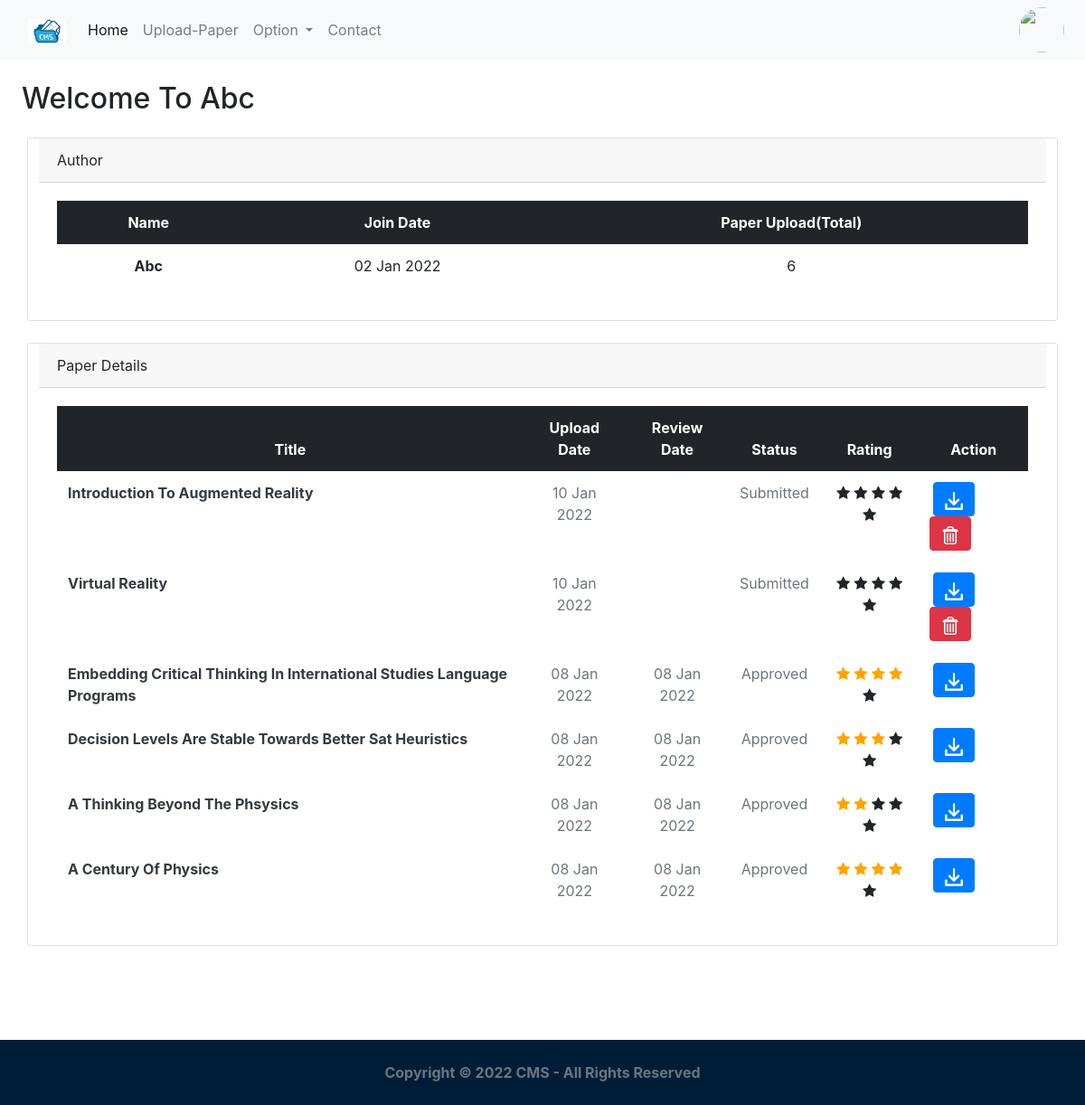
Before: /feed/dashboard (signed in) with the older database file.
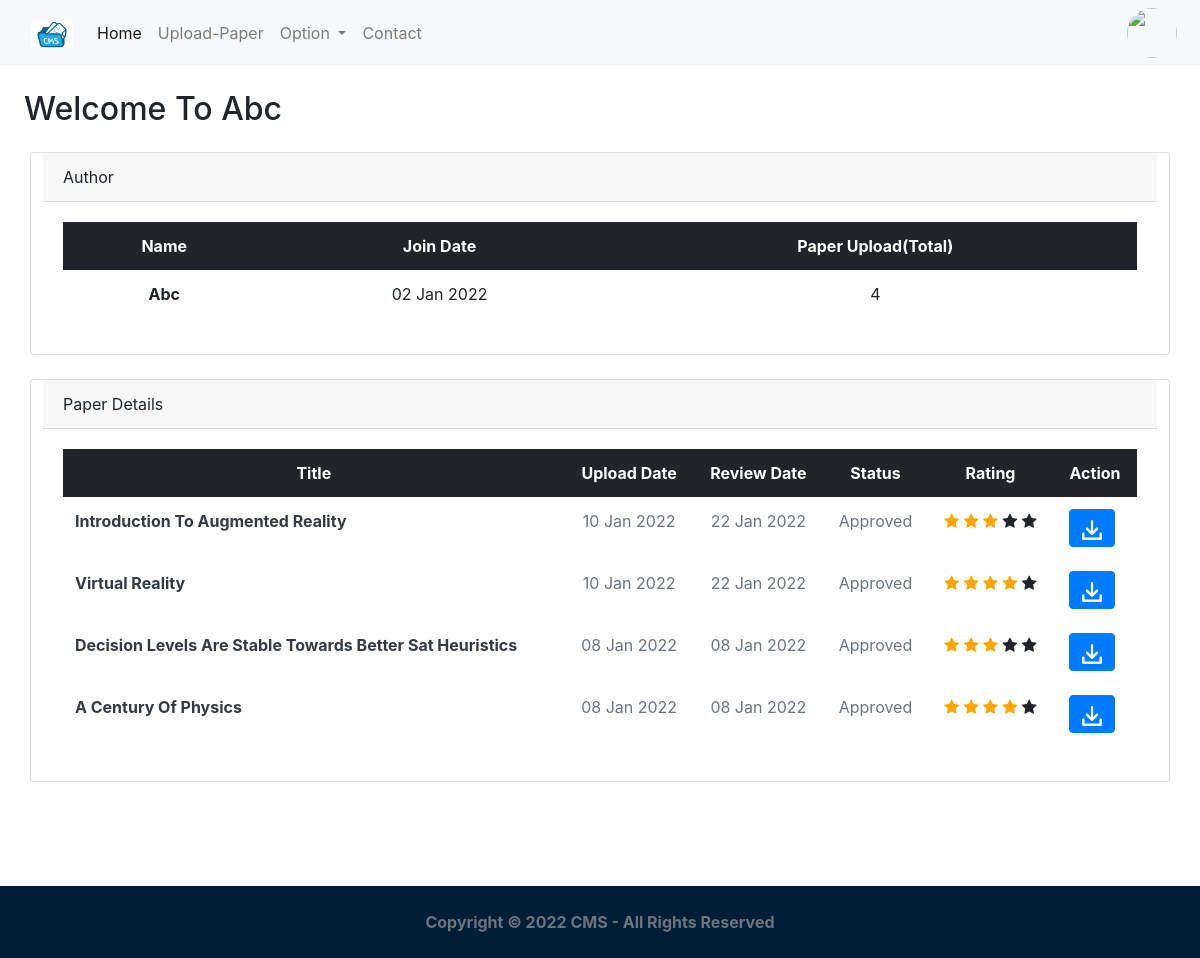
After: the same page with the newer database file.
### core/models.py (models this page shows, shortened)
class Paper(models.Model):
	title = models.CharField(max_length=100)
	description = models.CharField(max_length=200)
	status = models.CharField(max_length=30,default='Submitted')
	file = models.FileField(upload_to='author_files/',validators=(validate_is_pdf,)) # taking files from author
	user = models.ForeignKey(User, on_delete=models.CASCADE)
	remarks = models.CharField(max_length=255,default='No-Remark')
	rating = models.IntegerField(default=0)
	created_on = models.DateTimeField(auto_now_add=True)
	review_date = models.DateTimeField(null=True)
	review_by = models.IntegerField(null=True)
	is_review_submit = models.BooleanField(default=False)
	class Meta:
		ordering = ['-created_on']

### core/views.py (the view)
# urls.py: path('feed/dashboard',login_required(Userhomepage.as_view()),name='home_view'),
class Userhomepage(View):
	template_name='core/feed.html'
	template_name1='core/reviewer.html'
	def get(self,request):
		if Reviewer.objects.filter(user=request.user).exists():
			obj=PaperAssign.objects.filter(review=request.user.reviewer.id)
			pp=obj.exists()
			if pp:
				obj=PaperAssign.objects.filter(review=request.user.reviewer.id)
				result=PaperAssign.objects.filter(Q(review=request.user.reviewer.id) & Q(is_review=False)).values_list('is_review',flat=True).aggregate(total=Count('is_review'))
				obj1=request.user.reviewer.assigned_paper.select_related('assign_paper').annotate(paper=F('assign_paper')).values_list('paper',flat=True)
				context={'mylist': zip(obj, obj1),'result':result}
				return render(request,self.template_name1,context)
			messages.error(request,"No Any Paper Assigned !",extra_tags="error")
			return render(request,self.template_name1)
		else:
			p=Paper.objects.filter(user=request.user).exists()
			if p:
				obj=Paper.objects.filter(user=request.user).all()
				obj1=Paper.objects.filter(user=request.user).aggregate(total_paper=Count('user'))
				context={'obj':obj,'obj1':obj1}
				return render(request,self.template_name,context)
			messages.error(request,"No Any Document Uploaded !",extra_tags="error")
			return render(request,self.template_name)

### core/templates/core/feed.html (shortened to what this page needs)
{% extends 'core/base.html' %}
{% load static %}
{% block content %}
<h2 class="m-4">Welcome To {{request.user.full_name|title}}</h2>
<div class="container">
    <div class="row my-4">
        <div class="card">
          <div class="card-header">
            Author
          </div>
          <div class="card-body">
            <table class="table  table-borderless">
              <thead class="table-dark">
                <tr class="text-center">
                  <th scope="col">Name</th>
                  <th scope="col">Join Date</th>
                  <th scope="col">Paper Upload(Total)</th>
                </tr>
              </thead>
              <tbody>
                <tr class="text-center">
                  <th scope="row">{{request.user.full_name|title}}</th>
                  <td>{{request.user.created_on|date:"d M Y"}}</td>
                  <td>{{obj1.total_paper}}</td>
                </tr>
                </tbody>
            </table>
          </div>
        </div>
    </div>
    <div class="row my-4">
        <div class="card ">
          <div class="card-header d-flex">
            <span>Paper Details</span>
          </div>
          <div class="card-body ">
            <table class="table table-responsive-sm table-borderless">
              <thead class="table-dark">
                <tr class="text-center" >
                  <th scope="col">Title</th>
                  <th scope="col">Upload Date</th>
                  <th scope="col">Review Date</th>
                  <th scope="col">Status</th>
                  <th scope="col">Rating</th>
                  <th scope="col">Action</th>
                </tr>
              </thead>
              <tbody>
                {% for obj in obj %}
                <tr>
                  <td class="text-dark"><strong>{{obj.title|title}}</strong></td>
                  <td class="text-center text-muted">{{obj.created_on | date:"d M Y"}}</td>
                  <td class="text-center text-muted">{{obj.review_date | date:"d M Y"}}</td>
                  <td class="text-center text-muted">{{obj.status}}</td>
                  <td class="text-center" id="rating1">
                      <div><span class="fa fa-star {% if obj.rating >= 1 %} checked {% endif %}"></span>
                      <span class="fa fa-star {% if obj.rating >= 2 %} checked {% endif %}"></span>
                      <span class="fa fa-star {% if obj.rating >= 3 %} checked {% endif %}"></span>
                      <span class="fa fa-star {% if obj.rating >= 4 %} checked {% endif %}"></span>
                      <span class="fa fa-star {% if obj.rating >= 5 %} checked {% endif %}"></span>
                    </div>
                  </td>
                  <td>
                    <a href="{{obj.file.url}}" class="btn btn-primary mx-1">
                     <img src="{% static 'image/download1.png' %} " width="20px" height="20px;" >
                    </a>
                     {% if obj.status == "Submitted" %}
                      <a href="{% url 'delete_paper_view' obj.id %}" class="btn btn-danger">
                            <img src="{% static 'image/delete.png' %} " width="20px" height="20px;" >
                          </a>
                          {% endif %}
                  </td>
                </tr>
                {% endfor %}
                </tbody>
            </table>
          </div>
        </div>
    </div>
</div>
<div style="height:10vh;">
    </div>
{% endblock %}

Changed rows visible on the page:
removed Paper: title "Embedding Critical Thinking In International Studies Language Programs", created_on "08 Jan 2022", review_date "08 Jan 2022", status "Approved", rating 4 (drawn)
removed Paper: title "A Thinking Beyond The Phsysics", created_on "08 Jan 2022", review_date "08 Jan 2022", status "Approved", rating 2 (drawn)
changed Paper "Introduction To Augmented Reality": review_date (not shown) → "22 Jan 2022"; status "Submitted" → "Approved"; rating 0 → 3 (drawn); status: picture removed
changed Paper "Virtual Reality": review_date (not shown) → "22 Jan 2022"; status "Submitted" → "Approved"; rating 0 → 4 (drawn); status: picture removed
Other visible differences:
{{ obj1.total_paper }}: "6" → "4"
